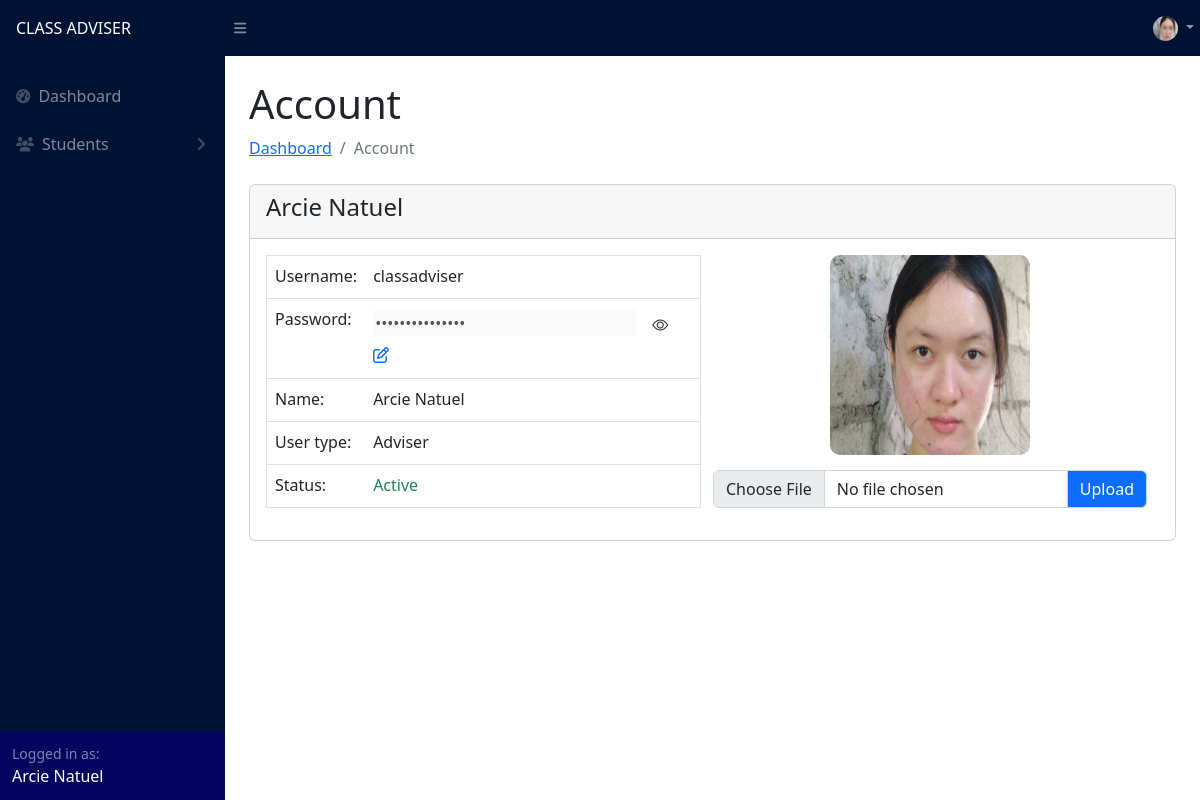
Before: /adviser/account.php (signed in) with the older database file.
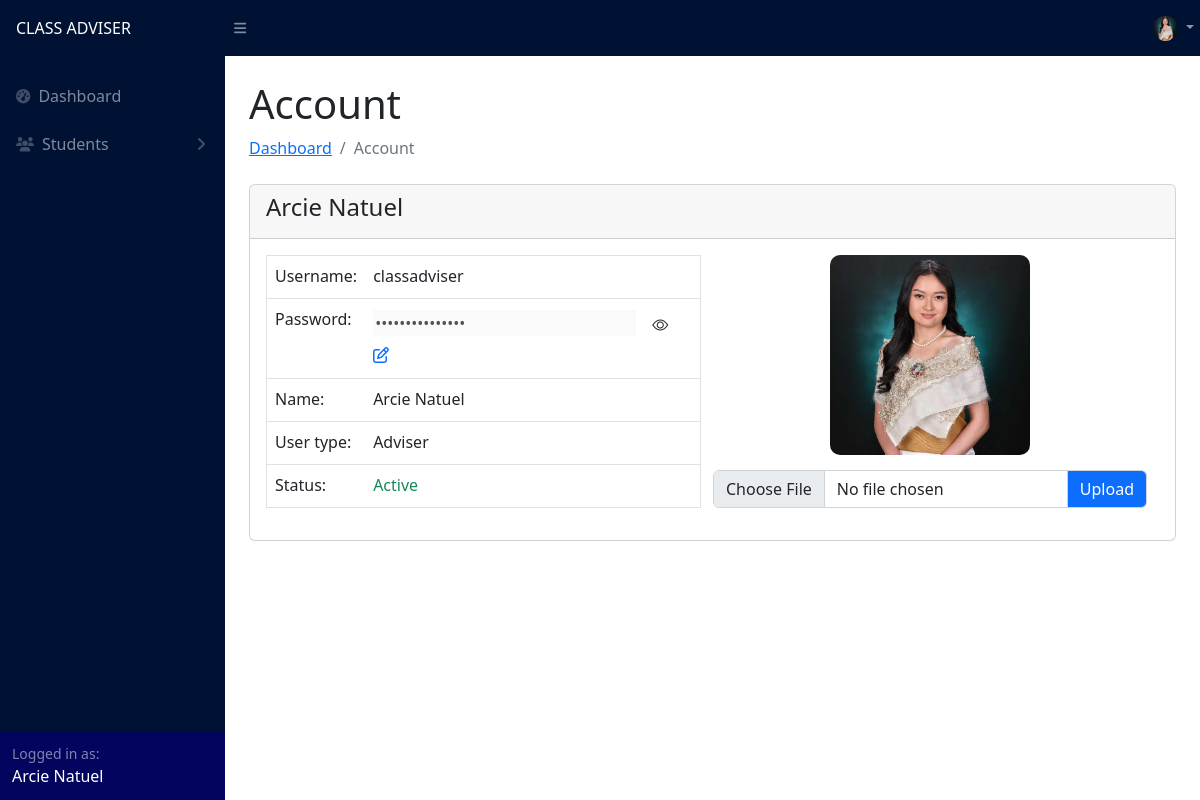
After: the same page with the newer database file.
### tables this page shows
CREATE TABLE `user` (
  `id` int(11) NOT NULL,
  `username` varchar(255) NOT NULL,
  `password` varchar(255) NOT NULL,
  `password2` varchar(255) NOT NULL,
  `name` varchar(255) NOT NULL,
  `user_type` varchar(255) NOT NULL,
  `section` varchar(255) NOT NULL,
  `status` varchar(255) NOT NULL,
  `profile_picture` varchar(50) NOT NULL
);

### adviser/account.php (the view, shortened to what the changed rows need)
<?php
include("../config.php");
$id = $_SESSION['id'];
?>
<!DOCTYPE html>
<html lang="en">
<head>
    <link href="https://cdn.jsdelivr.net/npm/simple-datatables@7.1.2/dist/style.min.css" rel="stylesheet" />
    <link href="../css/styles.css" rel="stylesheet" />
    <link rel="stylesheet" href="https://cdn.jsdelivr.net/npm/bootstrap-icons@1.5.0/font/bootstrap-icons.css">
</head>
<body class="sb-nav-fixed">
    <?php include("navigation.php") ?>
    <div id="layoutSidenav_content">
        <main>
            <div class="container-fluid px-4">
                <div class="d-flex justify-content-between align-items-end">
                    <div>
                        <h1 class="mt-4">Account</h1>
                    </div>
                </div>
                <?php
                $facultyAccount = "SELECT * FROM `user` WHERE `id` = '$id'";
                $facultyResult = $conn->query($facultyAccount);
                $facultyRow = $facultyResult->fetch_assoc();
                ?>
                <div class="card">
                    <div class="card-header">
                        <h4 class="text-capitalize"><?php echo $facultyRow['name'] ?></h4>
                    </div>
                    <div class="card-body">
                        <div class="container">
                            <div class="row">
                                <table class="table col border">
                                    <tbody class="table-body">
                                        <tr>
                                            <td>Username:</td>
                                            <td><?php echo $facultyRow['username'] ?></td>
                                        </tr>
                                        <tr>
                                            <td>
                                                <input type="password" name="accPassword" id="accPassword" value="<?php echo $facultyRow['password2'] ?>" style="border: none; padding-right: 30px;" disabled>
                                                <button type="button" class="btn" onclick="togglePasswordVisibility()" style="height: 100%;  border: none; background-color: transparent; cursor: pointer; outline: none;">
                                                    <i class="bi bi-eye"></i>
                                                </button>
                                                <a href="changepass.php?id=<?php echo $facultyRow['id'] ?>"><i class="fa-regular fa-pen-to-square"></i></a>
                                            </td>
                                        </tr>
                                        <tr>
                                            <td>Name:</td>
                                            <td><?php echo $facultyRow['name'] ?></td>
                                        </tr>
                                        <tr>
                                            <td>User type:</td>
                                            <td><?php echo $facultyRow['user_type'] ?></td>
                                        </tr>
                                        <tr>
                                            <td>Status:</td>
                                            <?php
                                            if ($facultyRow['status'] === "Active") {
                                                echo '<td class="text-success">' . $facultyRow['status'] . '</td>';
                                            } else {
                                                echo '<td class="text-danger">' . $facultyRow['status'] . '</td>';
                                            }
                                            ?>
                                        </tr>
                                    </tbody>
                                </table>
                                <div class="col mb-3">
                                    <div class=" profile-image text-center">
                                        <?php
                                        $id = $_SESSION['id'];
                                        $profilePic = "SELECT profile_picture FROM user WHERE id = '$id'";
                                        $profilePicResult = $conn->query($profilePic);
                                        $profilePicRow = $profilePicResult->fetch_assoc();
                                        $profilePicImage = $profilePicRow['profile_picture'];
                                        if ($profilePicRow['profile_picture'] != '') { ?>
                                            <img src="../profile_pic/<?php echo $profilePicImage ?>" width="200px" height="200px" style="border-radius: 10px; margin-bottom: 15px;">
                                        <?php } else { ?>
                                            <img src="../profile_pic/default_profile.jpg" width="200px" height="200px" style="border-radius: 100px; margin-bottom: 15px;">
                                        <?php }
                                        ?>
                                    </div>
                                </div>
                            </div>
                        </div>
                    </div>
                </div>
        </main>
    </div>
</body>
</html>

### adviser/navigation.php (shortened to what the changed rows need)
<nav class="sb-topnav navbar navbar-expand navbar-dark" style="background-color: #001233;">
    <div class="ms-auto me-0" style="width: 55px;">
        <ul class="navbar-nav ms-auto ms-md-0 me-3 me-lg-4">
            <li class="nav-item dropdown">
                <a class="nav-link dropdown-toggle" id="navbarDropdown" href="#" role="button" data-bs-toggle="dropdown" aria-expanded="false">
                    <?php
                    $profile_id = $_SESSION['id'];
                    $profilePic = "SELECT `profile_picture` FROM `user` WHERE id = '$profile_id'";
                    $profilePicResult = $conn->query($profilePic);
                    $profilePicRow = $profilePicResult->fetch_assoc();
                    $profilePicImage = $profilePicRow['profile_picture'];
                    if ($profilePicRow['profile_picture'] != '') { ?>
                        <img src="../profile_pic/<?php echo $profilePicImage ?>" style="border-radius: 100px; margin-right: 0;" width="25px" height="25px">
                    <?php } else { ?>
                        <img src="../profile_pic/default_profile.jpg" style="border-radius: 100px; margin-right: 0;" width="25px" height="25px">
                    <?php }
                    ?>
                </a>
            </li>
        </ul>
    </div>
</nav>
<div id="layoutSidenav">

Changed rows visible on the page:
changed user "Arcie Natuel": profile_picture: a different picture
